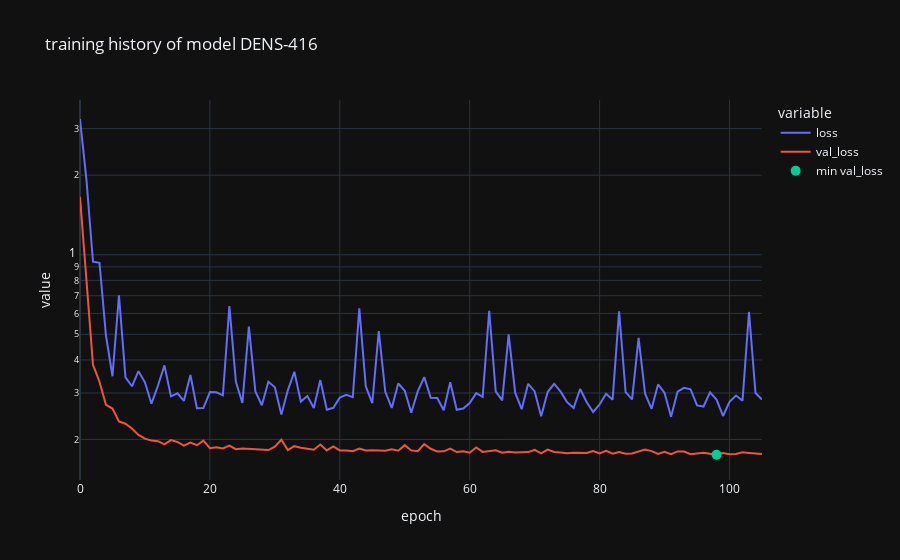

The code cell stored with this chart in its notebook:
### Code cell
plot_training_history("DENS-416")
